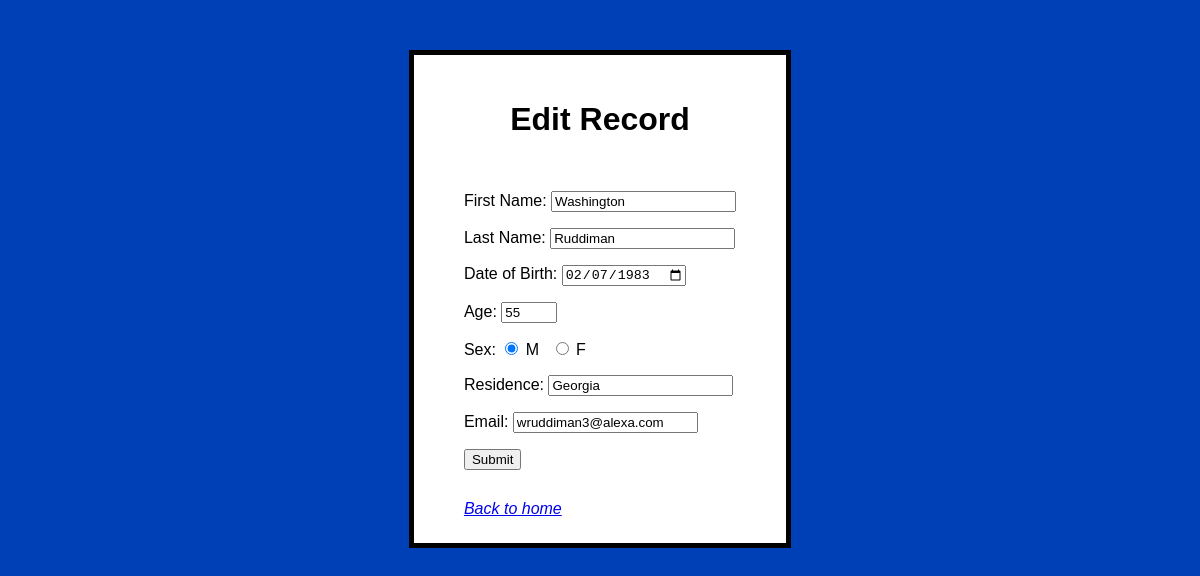
The app's page /edit.php?id=4 with its own data.
### tables this page shows
CREATE TABLE applicants (
    id INT AUTO_INCREMENT PRIMARY KEY,
    first_Name VARCHAR(255),
    last_Name VARCHAR(255),
    dob DATE,
    age VARCHAR(255),
    sex VARCHAR(255),
    residence VARCHAR(255),
    email VARCHAR(255),
    date_Added TIMESTAMP DEFAULT CURRENT_TIMESTAMP,
    added_By VARCHAR(255),
	has_Been_Updated VARCHAR(5)
);

### core/functions.php (called while the page is built, shortened)
<?php
    function getSpecific_Record($pdo, $applicant_id) {
        $sql = "SELECT * FROM applicants WHERE id = ?";
        $query = $pdo->prepare($sql);
        $executeQuery = $query->execute([$applicant_id]);
        if ($executeQuery) {
            return $query->fetch();
        }
    }
?>

### edit.php (the view, shortened to what this page needs)
<?php
    require_once 'core/handleForms.php';
    require_once 'core/functions.php';
?>
<!DOCTYPE html>
<html lang="en">
    <head>
        <link rel="stylesheet" href="css/styles.css">
    </head>
    <body class="edit_Record">
        <?php $user_Record = getSpecific_Record($pdo, $_GET['id']); ?>
        <div class="center_Form">
            <h1 class="center_Form">Edit Record</h1>
            <form class="center_Form" action="core/handleForms.php?id=<?= $_GET['id']; ?>" method="POST">
                <p>
                    <label for="first_Name">First Name: </label>
                    <input type="text" name="first_Name" value="<?= $user_Record['first_Name']; ?>">
                </p>
                <p>
                    <label for="last_Name">Last Name: </label>
                    <input type="text" name="last_Name" value="<?= $user_Record['last_Name']; ?>">
                </p>
                <p>
                    <label for="dob">Date of Birth: </label>
                    <input type="date" name="dob" value="<?= $user_Record['dob']; ?>">
                </p>
                <p>
                    <label for="age">Age: </label>
                    <input type="number" name="age" min="18" max="75" value="<?= $user_Record['age']; ?>">
                </p>
                <p>
                    <label for="sex">Sex: </label>
                    <input type="radio" name="sex" id="option1" value="Male" <?php if ($user_Record['sex'] == "Male") {?> checked="checked" <?php } ?>>
                    <label class="radio_button" for="option1">M</label>
                    <input type="radio" name="sex" id="option2" value="Female" <?php if ($user_Record['sex'] == "Female") {?> checked="checked" <?php } ?>>
                    <label class="radio_button" for="option2">F</label>
                </p>
                <p>
                    <label for="residence">Residence: </label>
                    <input type="text" name="residence" value="<?= $user_Record['residence']; ?>">
                </p>
                <p>
                    <label for="email">Email: </label>
                    <input type="text" name="email" value="<?= $user_Record['email']; ?>">
                </p>
                <input type="submit" name="btn_Edit">
            </form>
            <i><a href="index.php">Back to home</a></i>
        </div>
    </body>
</html>

### css/styles.css (style rules this page uses)
body { font-family: Verdana, Geneva, Tahoma, sans-serif; }
body.edit_Record { background-color: #0040b6; }
div.center_Form { background-color: white; border: 5px solid; width: fit-content; padding: 25px 50px; margin: auto; margin-top: 50px; }
h1.center_Form { text-align: center; }
form.center_Form { padding: 15px 0px 30px; }
input[type="radio"] { display: inline; }
.radio_button { margin-right: 7px; }

### records on screen
applicants: first_Name "Washington", last_Name "Ruddiman", dob "02/07/1983", age "55", sex "☑ M", sex "☐ F", residence "Georgia", email "wruddiman3@alexa.com"
